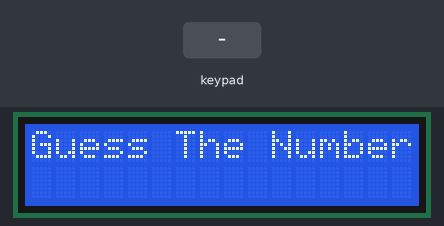
Bench run of a sketch on a simulated Arduino Uno, built with avr-gcc and run on an emulated ATmega328P. Parts: 16×2 character LCD. The inputs (shaded band) are chosen by the test bench. Random numbers use the default seed unless the sketch sets one; what the sketch prints to the serial monitor is not drawn.

Above: at 1.2 s.
1.3 s: keypad keys 9 8 7 6 pressed 1.5 s apart
At 6.6 s:
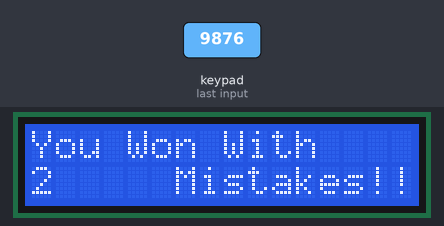
8.8 s: key '1' pressed
13.0 s: keypad keys 5 4 3 2 # pressed 1.5 s apart
At 17.8 s:
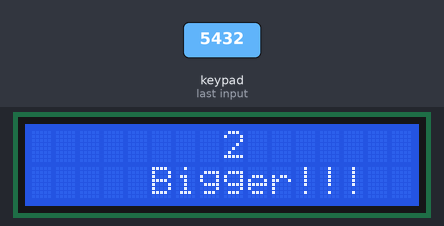
22.0 s: key 'A' pressed
At 22.3 s:
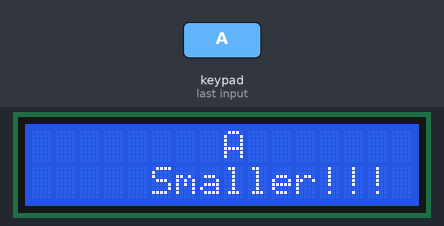
23.5 s: key 'B' pressed
At 24.7 s:
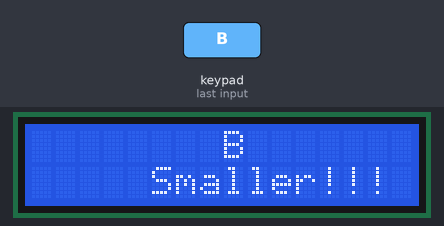
25.0 s: keypad keys 5 4 3 2 * pressed 1.5 s apart
At 31.7 s:
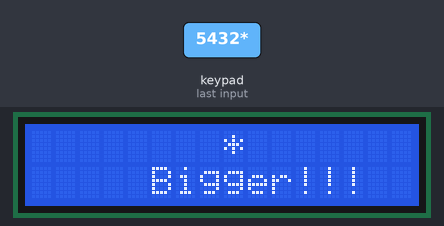
Timing chart, 0 to 33.2 s (numbered marks = the images above; inputs shaded):
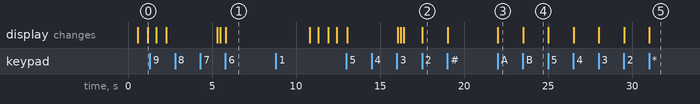

The sketch:

GuessTheNumber.ino
```cpp
#include <Keypad.h>
#include <LiquidCrystal.h>

char Keys[4][4] = {
  {'1','2','3','A'},
  {'4','5','6','B'},
  {'7','8','9','C'},
  {'*','0','#','D'}
};

byte rowPins[4] = {9, 8, 7, 6}; //connectedPinsR
byte colPins[4] = {5, 4, 3, 2}; //connectedPinsC

//class NewKeypad
Keypad customKeypad = Keypad( makeKeymap(Keys), rowPins, colPins, 4, 4);

//Class LCD
const int rs = 51, en = 49, d4 = 47, d5 = 45, d6 = 43, d7 = 41;//connectedPinsLCD
LiquidCrystal lcd(rs, en, d4, d5, d6, d7);

void setup(){
  Serial.begin(9600);
  lcd.begin(16, 2);
  randomSeed(analogRead(0));
}

void Win(int n){
  lcd.setCursor(0,0);
  lcd.print("You Won With");
  lcd.setCursor(0,1);
  lcd.print(n);
  lcd.setCursor(6,1);
  lcd.print("Mistakes!!");
  delay(5000);
  loop();
}
void Easy(){
  char Key = customKeypad.getKey();
  String randNumber = String(random(1,10));
  float p = (100/10);
  int guesses = 0;
  lcd.clear();
  lcd.setCursor(0,0);
  lcd.print("Win Probability: ");
  lcd.setCursor(3,1);
  lcd.print(p);
  lcd.setCursor(8,1);
  lcd.print("%");
  delay(3000);
  lcd.clear();
  Serial.print(randNumber);
  lcd.print("Guess A Number");
  lcd.setCursor(0,1);
  lcd.print("Between: 1-10    ");

  while(1){
    if(Key){
    if(String(Key) == randNumber){
      lcd.clear();
      Win(guesses);
    }
    if(String(Key) > randNumber){
      guesses++;
      lcd.clear();
      lcd.setCursor(8,0);
      lcd.print(Key);
      lcd.setCursor(5,1);
      lcd.print("Smaller!!!");
    }
    if(String(Key) < randNumber){
      guesses++;
      lcd.clear();
      lcd.setCursor(8,0);
      lcd.print(Key);
      lcd.setCursor(5,1);
      lcd.print("Bigger!!!");
    }
   }
    Key = customKeypad.getKey();

 }
}


void loop(){
  char Key = customKeypad.getKey();
  while(Key == 0){
    lcd.setCursor(0,0);
    lcd.print("Guess The Number");
    delay(500);
    lcd.setCursor(0,1);
    lcd.print("[Press Any Key]");
    delay(600);
    lcd.clear();
    Key = customKeypad.getKey();
  }
   Easy();


}
```

Measured:
- after the input at 22.0 s, the display: changes at once (image 3)
- after the input at 23.5 s, the display: changes at once (image 4)
- after the input at 25.0 s, the display: first changes at once (image 5 shows a later state)
